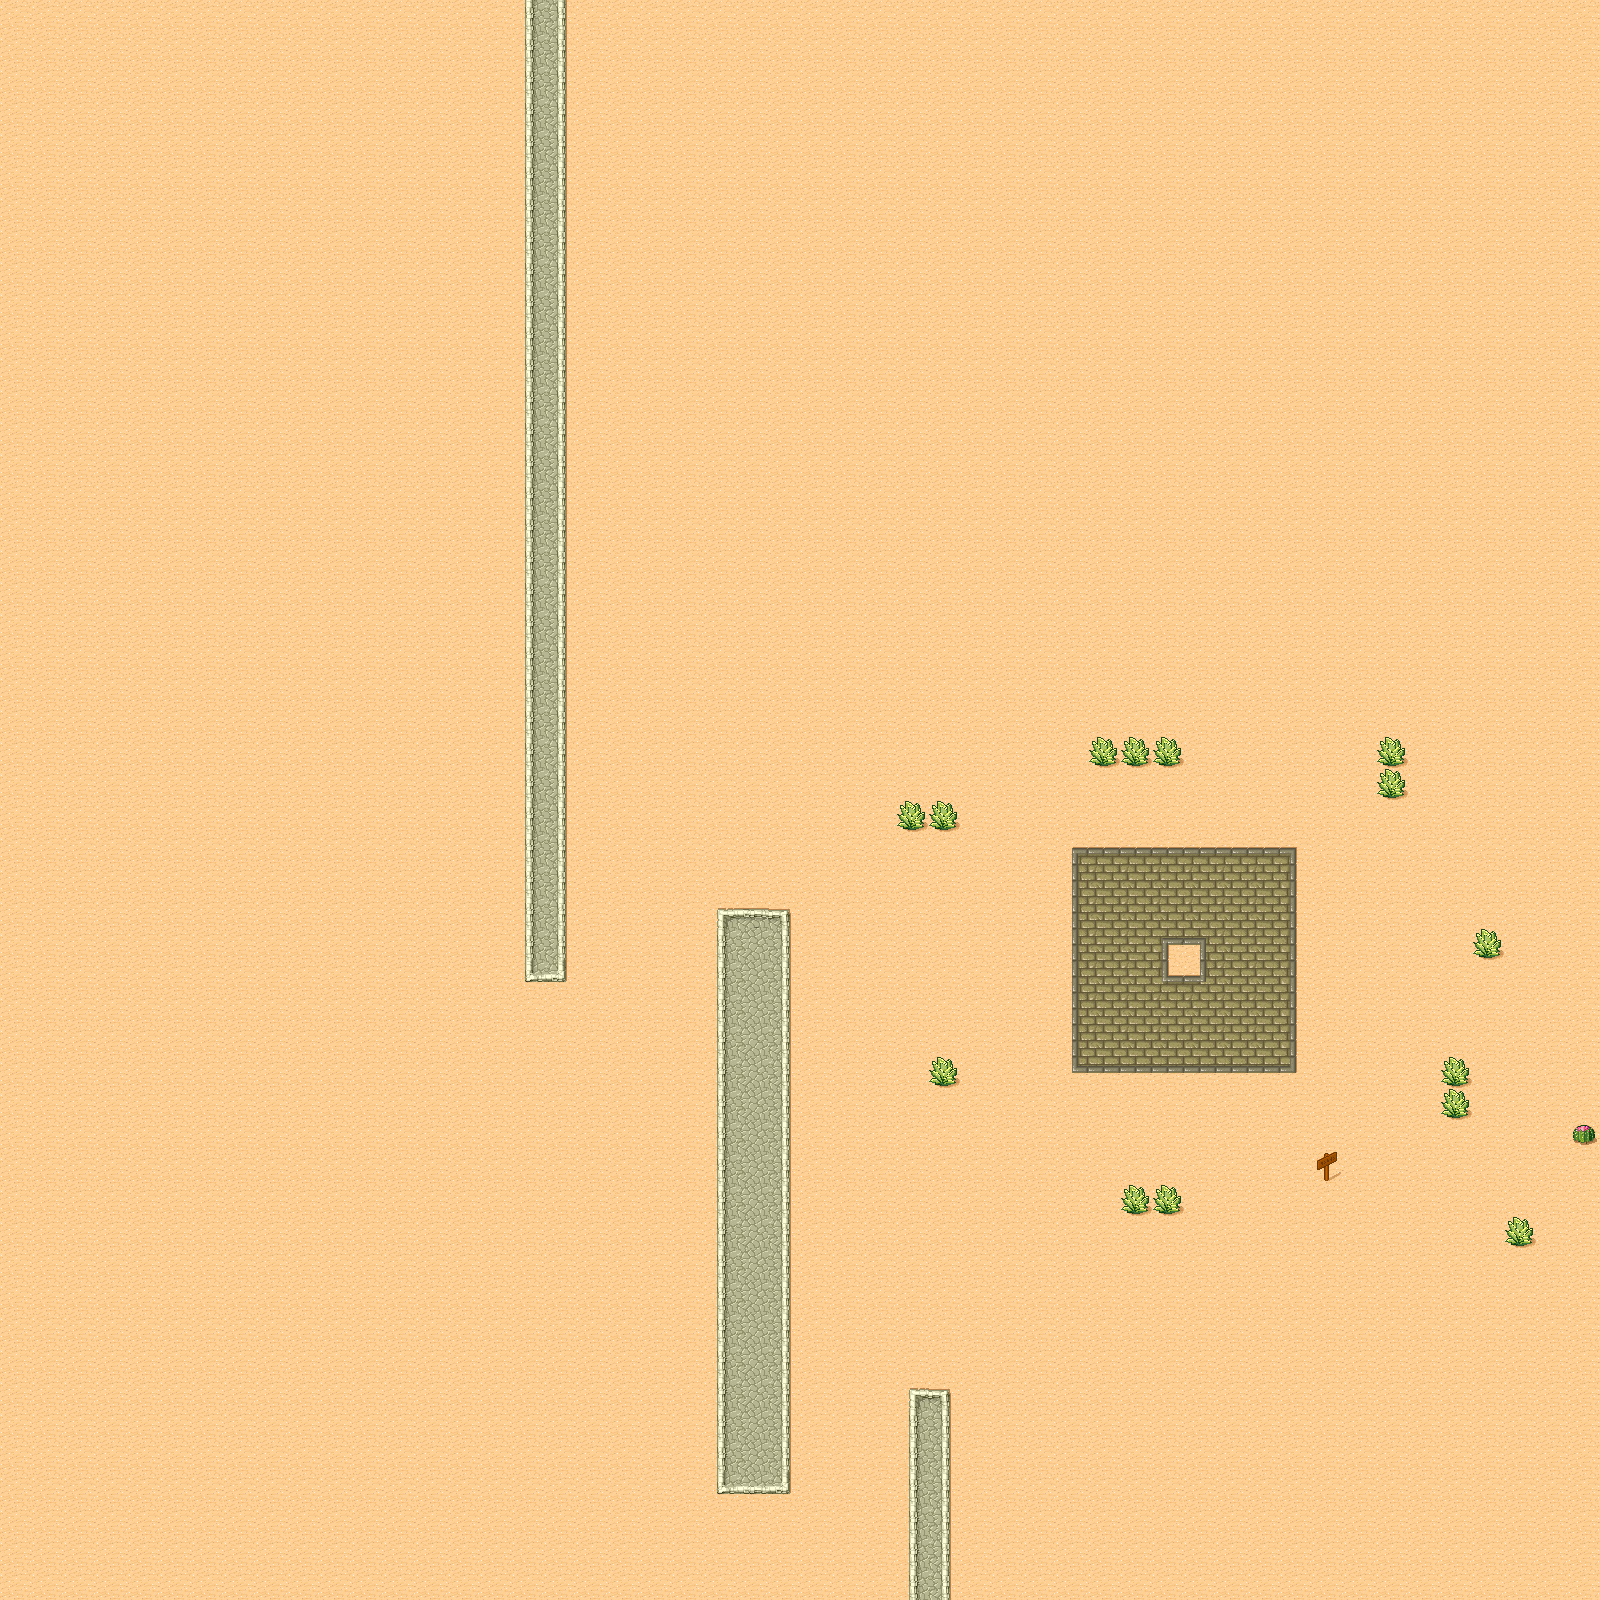

Below is a game level as drawn by its tile map, then a one-line description and the .tmx that defines it (tile-layer data replaced by summaries):
An orthogonal 50x50 tile map with 32x32 px tiles, 1 tile layer (Background).

<map version="1.0" orientation="orthogonal" width="50" height="50" tilewidth="32" tileheight="32">
 <tileset firstgid="1" name="tmw_desert_spacing" tilewidth="32" tileheight="32" spacing="1" margin="1">
  <image source="tmw_desert_spacing.png" width="265" height="199" />
  <tile id="0">
   <properties>
    <property name="Collidable" value="true" />
   </properties>
  </tile>
  <tile id="1">
   <properties>
    <property name="Collidable" value="true" />
   </properties>
  </tile>
  <tile id="2">
   <properties>
    <property name="Collidable" value="true" />
   </properties>
  </tile>
  <tile id="8">
   <properties>
    <property name="Collidable" value="true" />
   </properties>
  </tile>
  <tile id="9">
   <properties>
    <property name="Collidable" value="true" />
   </properties>
  </tile>
  <tile id="10">
   <properties>
    <property name="Collidable" value="true" />
   </properties>
  </tile>
  <tile id="16">
   <properties>
    <property name="Collidable" value="true" />
   </properties>
  </tile>
  <tile id="17">
   <properties>
    <property name="Collidable" value="true" />
   </properties>
  </tile>
  <tile id="18">
   <properties>
    <property name="Collidable" value="true" />
   </properties>
  </tile>
  <tile id="19">
   <properties>
    <property name="Collidable" value="true" />
   </properties>
  </tile>
  <tile id="20">
   <properties>
    <property name="Collidable" value="true" />
   </properties>
  </tile>
  <tile id="24">
   <properties>
    <property name="Collidable" value="true" />
   </properties>
  </tile>
  <tile id="25">
   <properties>
    <property name="Collidable" value="true" />
   </properties>
  </tile>
  <tile id="26">
   <properties>
    <property name="Collidable" value="true" />
   </properties>
  </tile>
  <tile id="27">
   <properties>
    <property name="Collidable" value="true" />
   </properties>
  </tile>
  <tile id="28">
   <properties>
    <property name="Collidable" value="true" />
   </properties>
  </tile>
  <tile id="30">
   <properties>
    <property name="Base" value="true" />
   </properties>
  </tile>
  <tile id="31">
   <properties>
    <property name="Collidable" value="true" />
   </properties>
  </tile>
  <tile id="32">
   <properties>
    <property name="Collidable" value="true" />
   </properties>
  </tile>
  <tile id="33">
   <properties>
    <property name="Collidable" value="true" />
   </properties>
  </tile>
  <tile id="34">
   <properties>
    <property name="Collidable" value="true" />
   </properties>
  </tile>
  <tile id="35">
   <properties>
    <property name="Collidable" value="true" />
   </properties>
  </tile>
  <tile id="36">
   <properties>
    <property name="Collidable" value="true" />
   </properties>
  </tile>
  <tile id="37">
   <properties>
    <property name="Collidable" value="true" />
   </properties>
  </tile>
  <tile id="38">
   <properties>
    <property name="Collidable" value="true" />
   </properties>
  </tile>
  <tile id="39">
   <properties>
    <property name="Collidable" value="true" />
   </properties>
  </tile>
  <tile id="40">
   <properties>
    <property name="Collidable" value="true" />
   </properties>
  </tile>
  <tile id="41">
   <properties>
    <property name="Collidable" value="true" />
   </properties>
  </tile>
  <tile id="42">
   <properties>
    <property name="Collidable" value="true" />
   </properties>
  </tile>
  <tile id="43">
   <properties>
    <property name="Collidable" value="true" />
   </properties>
  </tile>
  <tile id="44">
   <properties>
    <property name="Collidable" value="true" />
   </properties>
  </tile>
  <tile id="45">
   <properties>
    <property name="Collidable" value="true" />
   </properties>
  </tile>
 </tileset>
 <layer name="Background" width="50" height="50">
  <data>[2500 cells, 2500 non-empty, 26 distinct tile ids]</data>
 </layer>
</map>